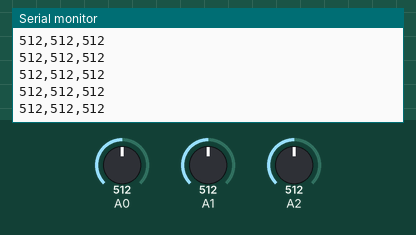
Recording of a sketch running on a simulated Arduino Uno, built with avr-gcc and run on an emulated ATmega328P. On the bench: the last lines printed to the serial monitor. The test bench sets the inputs (shaded band); at power-on: A2 = 512, A0 = 512, A1 = 512.

Above: at 8.7 s.
8.8 s: A2 set to 108
At 8.88 s:
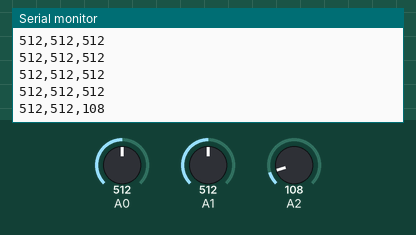
11.8 s: A2 set to 93
At 11.8 s:
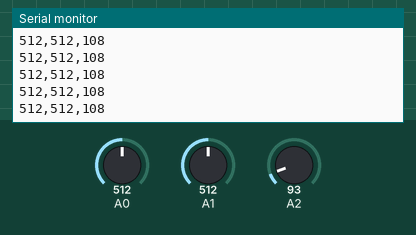
Timing chart, 0 to 14.3 s (numbered marks = the images above; inputs shaded):
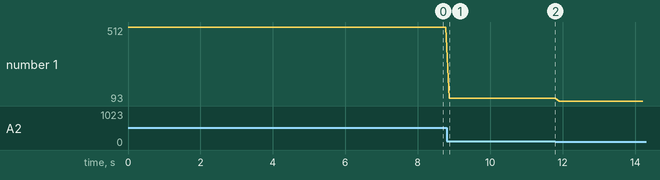

The sketch:

read_3_pot.ino
```cpp
int pot1 = 0;
int pot2 = 0;
int pot3 = 0;

void setup(){
  Serial.begin(9600);
}

void loop(){
  //Lectura de potenciómetros
  pot1 = analogRead(A0);
  pot2 = analogRead(A1);
  pot3 = analogRead(A2);

  //Envío de información
  Serial.print(pot1);
  Serial.print(",");
  Serial.print(pot2);
  Serial.print(",");
  Serial.println(pot3);
  //esperar 100 ms
  delay(100);
}
```

Measured:
- after the input at 8.8 s, the serial monitor: prints a new line after 0.07 s (image 1)
- plotted number 1: 512 → 108 after the input at 8.8 s, 108 → 93 after the input at 11.8 s
